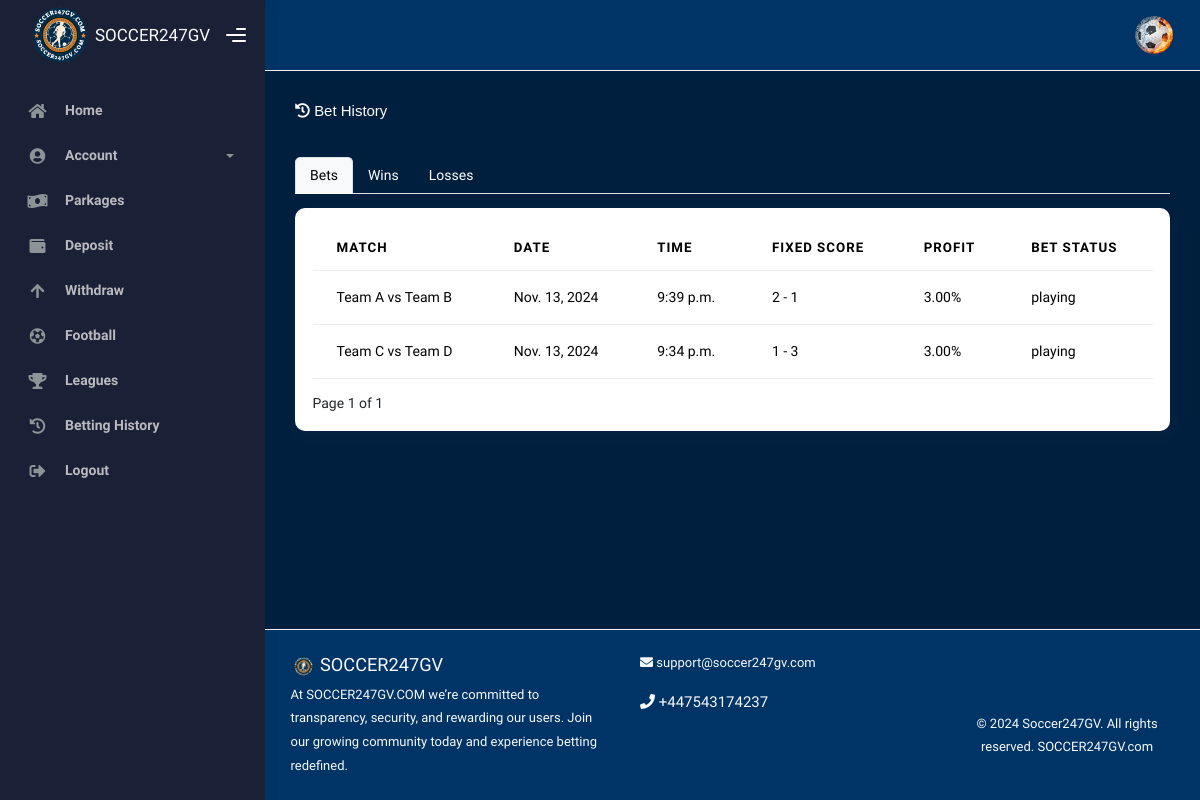
/bet_history/ (signed in), run on an earlier commit of the app's database.
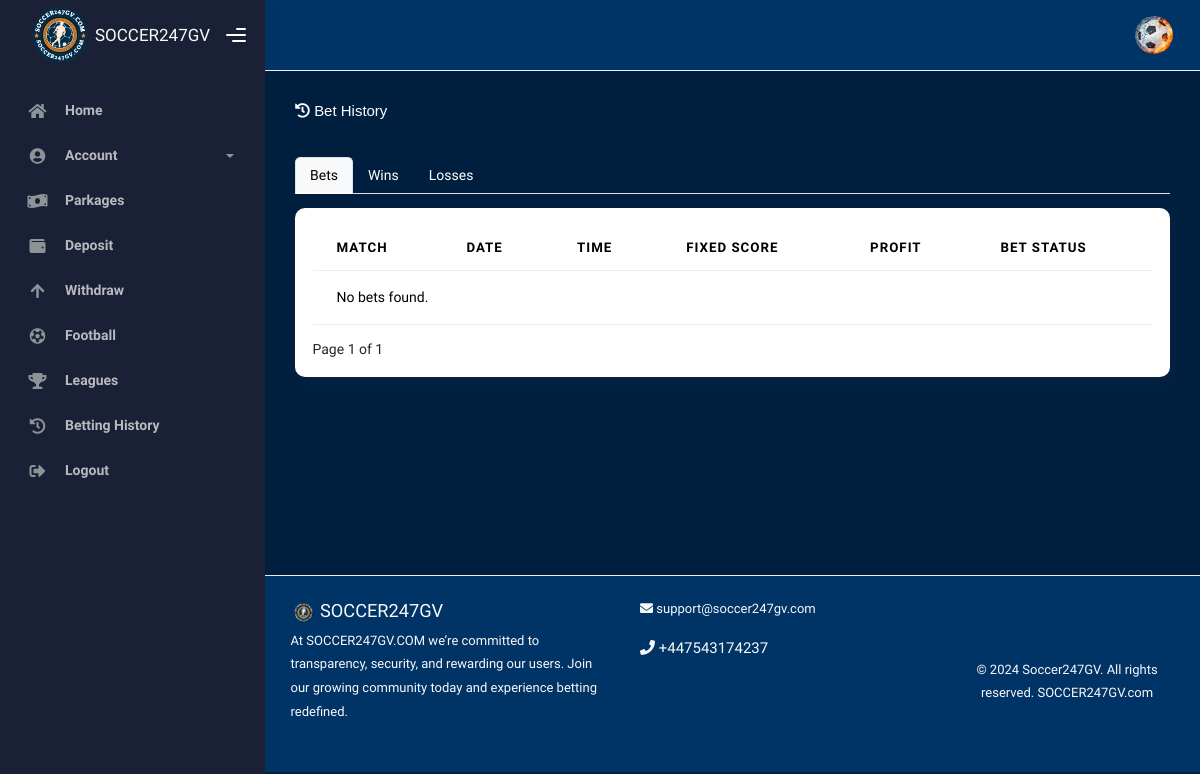
And on a later commit of the database.
### accounts/models.py (models this page shows, shortened)
class BetHistory(models.Model):
    STATUS_CHOICES = [
        ('playing', 'Playing'),
        ('won', 'Won'),
        ('loss', 'Loss'),
    ]
    user = models.ForeignKey(settings.AUTH_USER_MODEL, on_delete=models.CASCADE)  # Use the custom user model
    match = models.CharField(max_length=255)
    date = models.DateField()  # The date of the match
    time = models.TimeField()  # The time of the match
    fixed_score = models.CharField(max_length=10)  # e.g., "2 - 0"
    profit_percentage = models.DecimalField(max_digits=5, decimal_places=2)  # e.g., 5.00
    bet_amount = models.DecimalField(max_digits=10, decimal_places=2)  # e.g., 100.00
    placed_at = models.DateTimeField(auto_now_add=True)  # Automatically set the date/time when the bet is placed
    status = models.CharField(max_length=10, choices=STATUS_CHOICES, default='playing')  # Status of the bet

### Soccer_app/views.py (the view)
# urls.py: path('bet_history/',views.beting_history,name="bet_history"),
def beting_history(request):
    tab = request.GET.get('tab', 'bets')  # Default to 'bets'
    bets = BetHistory.objects.filter(user=request.user).order_by('-placed_at')
    playing_bets = bets.filter(status='playing').order_by('-placed_at')
    won_bets = bets.filter(status='won').order_by('-placed_at')
    lost_bets = bets.filter(status='lost').order_by('-placed_at')
    playing_paginator = Paginator(playing_bets, 3)
    won_paginator = Paginator(won_bets, 3)
    lost_paginator = Paginator(lost_bets, 3)
    page_number = request.GET.get('page', 1)
    if tab == 'wins':
        page = won_paginator.get_page(page_number)
    elif tab == 'losses':
        page = lost_paginator.get_page(page_number)
    else:  # Default to 'bets'
        page = playing_paginator.get_page(page_number)
    context = {
        'playing_bets': playing_paginator.get_page(page_number),
        'won_bets': won_paginator.get_page(page_number),
        'lost_bets': lost_paginator.get_page(page_number),
        'current_tab': tab,  # Pass the current tab to the template
        'page': page,        # Pass the current page object for pagination
    }
    return render(request, 'home/beting_history.html', context)

### Soccer_app/templates/home/beting_history.html (shortened to what this page needs)
{% extends 'core/base/base.html' %}
{% load static %}
{% block contents %}
  <div class="page-inner mb-5 pb-5">
    <div class="d-flex align-items-left align-items-md-center flex-column flex-md-row pt-2 pb-4">
      <div>
        <h6 style="font-family: Verdana, Geneva, Tahoma, sans-serif; color: white;" class="mb-3"><i class="fas fa-history"></i> Bet History</h6>
      </div>
    </div>
    <div class="container-fluid mb-5 pb-5 p-0">
      <ul class="nav nav-tabs" id="matchTabs" role="tablist">
        <li class="nav-item" role="presentation">
          <a class="nav-link {% if current_tab == 'bets' or current_tab == '' %}active{% endif %}"
            id="bets-tab"
            data-bs-toggle="tab"
            href="#bets"
            role="tab"
            aria-controls="bets"
            aria-selected="{% if current_tab == 'bets' or current_tab == '' %}
              true
            {% else %}
              false
            {% endif %}">
            Bets
          </a>
        </li>
        <li class="nav-item" role="presentation">
          <a class="nav-link {% if current_tab == 'wins' %}active{% endif %}"
            id="wins-tab"
            data-bs-toggle="tab"
            href="#wins"
            role="tab"
            aria-controls="wins"
            aria-selected="{% if current_tab == 'wins' %}
              true
            {% else %}
              false
            {% endif %}">
            Wins
          </a>
        </li>
        <li class="nav-item" role="presentation">
          <a class="nav-link {% if current_tab == 'losses' %}active{% endif %}"
            id="losses-tab"
            data-bs-toggle="tab"
            href="#losses"
            role="tab"
            aria-controls="losses"
            aria-selected="{% if current_tab == 'losses' %}
              true
            {% else %}
              false
            {% endif %}">
            Losses
          </a>
        </li>
      </ul>
      <div class="tab-content mt-3" id="matchTabsContent">
        <div class="tab-pane fade {% if current_tab == 'bets' or current_tab == '' %}show active{% endif %}" id="bets" role="tabpanel" aria-labelledby="bets-tab">
          <div class="card">
            <div class="card-body">
              <div class="table-responsive">
                <table class="table table-hover" style="background-color: white;">
                  <thead>
                    <tr>
                      <th>Match</th>
                      <th>Date</th>
                      <th>Time</th>
                      <th>Fixed Score</th>
                      <th>Profit</th>
                      <th>Bet status</th>
                    </tr>
                  </thead>
                  <tbody>
                    {% for bet in playing_bets %}
                      <tr>
                        <td>{{ bet.match }}</td>
                        <td>{{ bet.date }}</td>
                        <td>{{ bet.time }}</td>
                        <td>{{ bet.fixed_score }}</td>
                        <td>{{ bet.profit_percentage }}%</td>
                        <td>{{ bet.status }}</td>
                      </tr>
                    {% empty %}
                      <tr>
                        <td colspan="6">No bets found.</td>
                      </tr>
                    {% endfor %}
                  </tbody>
                </table>
                <div class="pagination-wrapper">
                  <span>Page {{ playing_bets.number }} of {{ playing_bets.paginator.num_pages }}</span>
                </div>
              </div>
            </div>
          </div>
        </div>
      </div>
    </div>
  </div>
{% endblock %}

### Soccer_app/templates/core/base/base.html (shortened to what this page needs)
{% load static %}
<!DOCTYPE html>
<html lang="en">
  <head>
    <link href="https://cdnjs.cloudflare.com/ajax/libs/bootstrap-icons/1.8.1/font/bootstrap-icons.min.css" rel="stylesheet">
    <link rel="stylesheet" href="{% static 'css/bootstrap.min.css' %}" />
    <link rel="stylesheet" href="{% static 'css/plugins.min.css' %}" />
    <link rel="stylesheet" href="{% static 'css/kaiadmin.min.css' %}" />
    <link rel="stylesheet" href="{% static 'css/demo.css' %}" />
  </head>
  <body class="bg-dark-blue">
    <div class="wrapper">
      {% include '../sections/nav.html' %}
      <div class="main-panel">
        {% include '../sections/header.html' %}
        <div class="container">
          {% block contents %}
          {% endblock %}
          {% include '../sections/footer.html' %}
        </div>
      </div>
    </div>
  </body>
</html>

### Soccer_app/templates/core/sections/nav.html (shortened to what this page needs)
{% load static %}
<div class="sidebar" data-background-color="dark">
  <div class="sidebar-logo">
    <div class="logo-header" data-background-color="dark">
      <a href="{% url 'home' %}" class="logo text-light"><img src="{% static 'img/soccer_logo.png' %}" alt="navbar brand" class="navbar-brand" height="70" />SOCCER247GV</a>
      <div class="nav-toggle">
        <button class="btn btn-toggle toggle-sidebar"><i class="gg-menu-right"></i></button>
      </div>
    </div>
  </div>
  <div class="sidebar-wrapper scrollbar scrollbar-inner">
    <div class="sidebar-content">
      <ul class="nav nav-secondary" id="sidebar-nav">
        <li class="nav-item">
          <a href="{% url 'home' %}">
            <i class="fas fa-home"></i>
            <p>Home</p>
          </a>
        </li>
        {% if user.is_authenticated %}
          <li class="nav-item">
            <a data-bs-toggle="collapse" href="#base">
              <i class="fas fa-user-circle"></i>
              <p>Account</p>
              <span class="caret"></span>
            </a>
          </li>
        {% endif %}
        <li class="nav-item">
          <a href="{% url 'parkages' %}">
            <i class="fas fa-money-bill-wave"></i>
            <p>Parkages</p>
          </a>
        </li>
        {% if user.is_authenticated %}
          <li class="nav-item">
            <a href="{% url 'Deposit' %}">
              <i class="fas fa-wallet"></i>
              <p>Deposit</p>
            </a>
          </li>
        {% endif %}
        {% if user.is_authenticated %}
          <li class="nav-item">
            <a href="{% url 'Withdraw' %}">
              <i class="fas fa-arrow-up"></i>
              <p>Withdraw</p>
            </a>
          </li>
        {% endif %}
        <li class="nav-item">
          <a href="{% url 'football' %}">
            <i class="fas fa-futbol"></i>
            <p>Football</p>
          </a>
        </li>
        <li class="nav-item">
          <a href="{% url 'league' %}">
            <i class="fas fa-trophy"></i>
            <p>Leagues</p>
          </a>
        </li>
        {% if user.is_authenticated %}
          <li class="nav-item">
            <a href="{% url 'bet_history' %}">
              <i class="fas fa-history"></i>
              <p>Betting History</p>
            </a>
          </li>
        {% endif %}
        {% if user.is_authenticated %}
          <li class="nav-item text-white">
            <a class="text-white" href="{% url 'logout' %}"><i class="fas fa-sign-out-alt"></i><p>Logout</p></a>
          </li>
        {% endif %}
      </ul>
    </div>
  </div>
</div>

### Soccer_app/templates/core/sections/header.html (shortened to what this page needs)
{% load static %}
{% load humanize %}
<div class="main-header">
  <nav style="background-color: #003366;" class="navbar navbar-header navbar-header-transparent navbar-expand-lg border-bottom">
    <div class="container-fluid">
      <ul class="navbar-nav topbar-nav ms-md-auto align-items-center">
        <li class="nav-item topbar-user dropdown hidden-caret">
          <a class="dropdown-toggle profile-pic" data-bs-toggle="dropdown" href="#" aria-expanded="false">
            <div class="avatar-sm">
              <img src="{% static 'img/profile_pic.jpeg' %}" alt="..." class="avatar-img rounded-circle" />
            </div>
          </a>
        </li>
      </ul>
    </div>
  </nav>
</div>

### Soccer_app/templates/core/sections/footer.html (shortened to what this page needs)
{% load static %}
<footer class="footer py-4" style="background-color:#003366; color: #f1f1f1;">
  <div class="container-fluid">
    <div class="row">
      <div class="col-md-6 mb-3">
        <h5 class="mb-1 text-light">
          <img src="{% static 'img/soccer_logo.png' %}" height="25" alt="Soccer247GV Logo" />
          SOCCER247GV
        </h5>
        <p class="small text-light">At SOCCER247GV.COM we’re committed to transparency, security, and rewarding our users. Join our growing community today and experience betting redefined.</p>
      </div>
      <div class="col-md-6 mb-3">
        <p class="small text-light">
          <i class="fas fa-envelope"></i> support@soccer247gv.com
        </p>
        <p class="text-light">
          <i class="fas fa-phone"></i> +447543174237
        </p>
      </div>
    </div>
    <div class="text-center mt-3">
      <p class="text-light small mb-0">
        &copy; 2024 Soccer247GV. All rights reserved. <a href="#" class="text-light">SOCCER247GV.com</a>
      </p>
    </div>
  </div>
</footer>

### Soccer_app/templates/core/base/base.html (style rules this page uses)
.bg-dark-blue { background-color: #001f3f; }
.bg-dark-blue { background-color: #001f3f !important; color: white; }
thead th { background-color: #001f3f; color: white; }
tbody tr { color: #001f3f; }

### Soccer_app/templates/home/beting_history.html (style rules this page uses)
.nav-tabs .nav-link { color: white; }
.nav-tabs .nav-link.active { color: #000; background-color: #f8f9fa; }

What changed in the data, as far as the page shows it:
removed BetHistory: match "Team A vs Team B", date "Nov. 13, 2024", time "9:39 p.m.", fixed_score "2 - 1", profit_percentage "3.00", status "playing"
removed BetHistory: match "Team C vs Team D", date "Nov. 13, 2024", time "9:34 p.m.", fixed_score "1 - 3", profit_percentage "3.00", status "playing"
Also different on the page:
text now shown: "No bets found."
